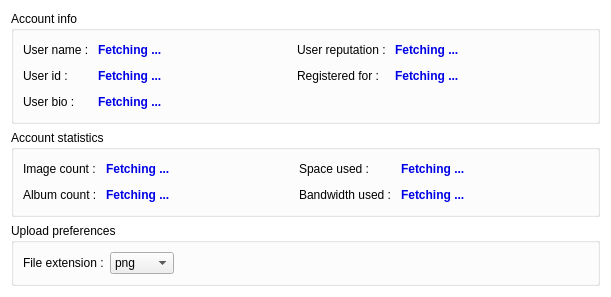
<?xml version="1.0" encoding="UTF-8"?>
<ui version="4.0">
 <class>mainWindow</class>
 <widget class="QWidget" name="mainWindow">
  <property name="geometry">
   <rect>
    <x>0</x>
    <y>0</y>
    <width>611</width>
    <height>293</height>
   </rect>
  </property>
  <property name="windowTitle">
   <string>Plug-in Imgur : Config</string>
  </property>
  <property name="styleSheet">
   <string notr="true">.QWidget {
	background-color: rgb(255, 255, 255);
}</string>
  </property>
  <layout class="QVBoxLayout" name="verticalLayout">
   <item>
    <widget class="QGroupBox" name="groupBox">
     <property name="title">
      <string>Account info</string>
     </property>
     <layout class="QGridLayout" name="gridLayout_2">
      <item row="0" column="0">
       <widget class="QLabel" name="label">
        <property name="text">
         <string>User name : </string>
        </property>
       </widget>
      </item>
      <item row="0" column="1">
       <widget class="QLabel" name="userName">
        <property name="palette">
         <palette>
          <active>
           <colorrole role="WindowText">
            <brush brushstyle="SolidPattern">
             <color alpha="255">
              <red>0</red>
              <green>0</green>
              <blue>230</blue>
             </color>
            </brush>
           </colorrole>
          </active>
          <inactive>
           <colorrole role="WindowText">
            <brush brushstyle="SolidPattern">
             <color alpha="255">
              <red>0</red>
              <green>0</green>
              <blue>230</blue>
             </color>
            </brush>
           </colorrole>
          </inactive>
          <disabled>
           <colorrole role="WindowText">
            <brush brushstyle="SolidPattern">
             <color alpha="255">
              <red>120</red>
              <green>120</green>
              <blue>120</blue>
             </color>
            </brush>
           </colorrole>
          </disabled>
         </palette>
        </property>
        <property name="font">
         <font>
          <weight>75</weight>
          <bold>true</bold>
         </font>
        </property>
        <property name="text">
         <string>Fetching ...</string>
        </property>
       </widget>
      </item>
      <item row="0" column="2">
       <spacer name="horizontalSpacer_2">
        <property name="orientation">
         <enum>Qt::Horizontal</enum>
        </property>
        <property name="sizeHint" stdset="0">
         <size>
          <width>111</width>
          <height>20</height>
         </size>
        </property>
       </spacer>
      </item>
      <item row="0" column="3">
       <widget class="QLabel" name="label_5">
        <property name="text">
         <string>User reputation : </string>
        </property>
       </widget>
      </item>
      <item row="0" column="4">
       <widget class="QLabel" name="userRep">
        <property name="palette">
         <palette>
          <active>
           <colorrole role="WindowText">
            <brush brushstyle="SolidPattern">
             <color alpha="255">
              <red>0</red>
              <green>0</green>
              <blue>230</blue>
             </color>
            </brush>
           </colorrole>
          </active>
          <inactive>
           <colorrole role="WindowText">
            <brush brushstyle="SolidPattern">
             <color alpha="255">
              <red>0</red>
              <green>0</green>
              <blue>230</blue>
             </color>
            </brush>
           </colorrole>
          </inactive>
          <disabled>
           <colorrole role="WindowText">
            <brush brushstyle="SolidPattern">
             <color alpha="255">
              <red>120</red>
              <green>120</green>
              <blue>120</blue>
             </color>
            </brush>
           </colorrole>
          </disabled>
         </palette>
        </property>
        <property name="font">
         <font>
          <weight>75</weight>
          <bold>true</bold>
         </font>
        </property>
        <property name="text">
         <string>Fetching ...</string>
        </property>
       </widget>
      </item>
      <item row="0" column="5">
       <spacer name="horizontalSpacer_5">
        <property name="orientation">
         <enum>Qt::Horizontal</enum>
        </property>
        <property name="sizeHint" stdset="0">
         <size>
          <width>73</width>
          <height>20</height>
         </size>
        </property>
       </spacer>
      </item>
      <item row="1" column="0">
       <widget class="QLabel" name="label_2">
        <property name="text">
         <string>User id : </string>
        </property>
       </widget>
      </item>
      <item row="1" column="1">
       <widget class="QLabel" name="userId">
        <property name="palette">
         <palette>
          <active>
           <colorrole role="WindowText">
            <brush brushstyle="SolidPattern">
             <color alpha="255">
              <red>0</red>
              <green>0</green>
              <blue>230</blue>
             </color>
            </brush>
           </colorrole>
          </active>
          <inactive>
           <colorrole role="WindowText">
            <brush brushstyle="SolidPattern">
             <color alpha="255">
              <red>0</red>
              <green>0</green>
              <blue>230</blue>
             </color>
            </brush>
           </colorrole>
          </inactive>
          <disabled>
           <colorrole role="WindowText">
            <brush brushstyle="SolidPattern">
             <color alpha="255">
              <red>120</red>
              <green>120</green>
              <blue>120</blue>
             </color>
            </brush>
           </colorrole>
          </disabled>
         </palette>
        </property>
        <property name="font">
         <font>
          <weight>75</weight>
          <bold>true</bold>
         </font>
        </property>
        <property name="text">
         <string>Fetching ...</string>
        </property>
       </widget>
      </item>
      <item row="1" column="2">
       <spacer name="horizontalSpacer_3">
        <property name="orientation">
         <enum>Qt::Horizontal</enum>
        </property>
        <property name="sizeHint" stdset="0">
         <size>
          <width>111</width>
          <height>20</height>
         </size>
        </property>
       </spacer>
      </item>
      <item row="1" column="3">
       <widget class="QLabel" name="label_6">
        <property name="text">
         <string>Registered for : </string>
        </property>
       </widget>
      </item>
      <item row="1" column="4">
       <widget class="QLabel" name="userAge">
        <property name="palette">
         <palette>
          <active>
           <colorrole role="WindowText">
            <brush brushstyle="SolidPattern">
             <color alpha="255">
              <red>0</red>
              <green>0</green>
              <blue>230</blue>
             </color>
            </brush>
           </colorrole>
          </active>
          <inactive>
           <colorrole role="WindowText">
            <brush brushstyle="SolidPattern">
             <color alpha="255">
              <red>0</red>
              <green>0</green>
              <blue>230</blue>
             </color>
            </brush>
           </colorrole>
          </inactive>
          <disabled>
           <colorrole role="WindowText">
            <brush brushstyle="SolidPattern">
             <color alpha="255">
              <red>120</red>
              <green>120</green>
              <blue>120</blue>
             </color>
            </brush>
           </colorrole>
          </disabled>
         </palette>
        </property>
        <property name="font">
         <font>
          <weight>75</weight>
          <bold>true</bold>
         </font>
        </property>
        <property name="text">
         <string>Fetching ...</string>
        </property>
       </widget>
      </item>
      <item row="1" column="5">
       <spacer name="horizontalSpacer_6">
        <property name="orientation">
         <enum>Qt::Horizontal</enum>
        </property>
        <property name="sizeHint" stdset="0">
         <size>
          <width>111</width>
          <height>20</height>
         </size>
        </property>
       </spacer>
      </item>
      <item row="2" column="0">
       <widget class="QLabel" name="label_3">
        <property name="text">
         <string>User bio : </string>
        </property>
       </widget>
      </item>
      <item row="2" column="1">
       <widget class="QLabel" name="userBio">
        <property name="palette">
         <palette>
          <active>
           <colorrole role="WindowText">
            <brush brushstyle="SolidPattern">
             <color alpha="255">
              <red>0</red>
              <green>0</green>
              <blue>230</blue>
             </color>
            </brush>
           </colorrole>
          </active>
          <inactive>
           <colorrole role="WindowText">
            <brush brushstyle="SolidPattern">
             <color alpha="255">
              <red>0</red>
              <green>0</green>
              <blue>230</blue>
             </color>
            </brush>
           </colorrole>
          </inactive>
          <disabled>
           <colorrole role="WindowText">
            <brush brushstyle="SolidPattern">
             <color alpha="255">
              <red>120</red>
              <green>120</green>
              <blue>120</blue>
             </color>
            </brush>
           </colorrole>
          </disabled>
         </palette>
        </property>
        <property name="font">
         <font>
          <weight>75</weight>
          <bold>true</bold>
         </font>
        </property>
        <property name="text">
         <string>Fetching ...</string>
        </property>
       </widget>
      </item>
      <item row="2" column="2">
       <spacer name="horizontalSpacer_4">
        <property name="orientation">
         <enum>Qt::Horizontal</enum>
        </property>
        <property name="sizeHint" stdset="0">
         <size>
          <width>111</width>
          <height>20</height>
         </size>
        </property>
       </spacer>
      </item>
     </layout>
    </widget>
   </item>
   <item>
    <widget class="QGroupBox" name="groupBox_3">
     <property name="title">
      <string>Account statistics</string>
     </property>
     <layout class="QGridLayout" name="gridLayout_3">
      <item row="0" column="2">
       <spacer name="horizontalSpacer_7">
        <property name="orientation">
         <enum>Qt::Horizontal</enum>
        </property>
        <property name="sizeHint" stdset="0">
         <size>
          <width>111</width>
          <height>20</height>
         </size>
        </property>
       </spacer>
      </item>
      <item row="0" column="1">
       <widget class="QLabel" name="imageCount">
        <property name="palette">
         <palette>
          <active>
           <colorrole role="WindowText">
            <brush brushstyle="SolidPattern">
             <color alpha="255">
              <red>0</red>
              <green>0</green>
              <blue>230</blue>
             </color>
            </brush>
           </colorrole>
          </active>
          <inactive>
           <colorrole role="WindowText">
            <brush brushstyle="SolidPattern">
             <color alpha="255">
              <red>0</red>
              <green>0</green>
              <blue>230</blue>
             </color>
            </brush>
           </colorrole>
          </inactive>
          <disabled>
           <colorrole role="WindowText">
            <brush brushstyle="SolidPattern">
             <color alpha="255">
              <red>120</red>
              <green>120</green>
              <blue>120</blue>
             </color>
            </brush>
           </colorrole>
          </disabled>
         </palette>
        </property>
        <property name="font">
         <font>
          <weight>75</weight>
          <bold>true</bold>
         </font>
        </property>
        <property name="text">
         <string>Fetching ...</string>
        </property>
       </widget>
      </item>
      <item row="0" column="0">
       <widget class="QLabel" name="label_7">
        <property name="text">
         <string>Image count : </string>
        </property>
       </widget>
      </item>
      <item row="0" column="3">
       <widget class="QLabel" name="label_8">
        <property name="text">
         <string>Space used : </string>
        </property>
       </widget>
      </item>
      <item row="0" column="4">
       <widget class="QLabel" name="diskSpace">
        <property name="palette">
         <palette>
          <active>
           <colorrole role="WindowText">
            <brush brushstyle="SolidPattern">
             <color alpha="255">
              <red>0</red>
              <green>0</green>
              <blue>230</blue>
             </color>
            </brush>
           </colorrole>
          </active>
          <inactive>
           <colorrole role="WindowText">
            <brush brushstyle="SolidPattern">
             <color alpha="255">
              <red>0</red>
              <green>0</green>
              <blue>230</blue>
             </color>
            </brush>
           </colorrole>
          </inactive>
          <disabled>
           <colorrole role="WindowText">
            <brush brushstyle="SolidPattern">
             <color alpha="255">
              <red>120</red>
              <green>120</green>
              <blue>120</blue>
             </color>
            </brush>
           </colorrole>
          </disabled>
         </palette>
        </property>
        <property name="font">
         <font>
          <weight>75</weight>
          <bold>true</bold>
         </font>
        </property>
        <property name="text">
         <string>Fetching ...</string>
        </property>
       </widget>
      </item>
      <item row="0" column="5">
       <spacer name="horizontalSpacer_8">
        <property name="orientation">
         <enum>Qt::Horizontal</enum>
        </property>
        <property name="sizeHint" stdset="0">
         <size>
          <width>73</width>
          <height>20</height>
         </size>
        </property>
       </spacer>
      </item>
      <item row="1" column="0">
       <widget class="QLabel" name="label_9">
        <property name="text">
         <string>Album count : </string>
        </property>
       </widget>
      </item>
      <item row="1" column="1">
       <widget class="QLabel" name="albumCount">
        <property name="palette">
         <palette>
          <active>
           <colorrole role="WindowText">
            <brush brushstyle="SolidPattern">
             <color alpha="255">
              <red>0</red>
              <green>0</green>
              <blue>230</blue>
             </color>
            </brush>
           </colorrole>
          </active>
          <inactive>
           <colorrole role="WindowText">
            <brush brushstyle="SolidPattern">
             <color alpha="255">
              <red>0</red>
              <green>0</green>
              <blue>230</blue>
             </color>
            </brush>
           </colorrole>
          </inactive>
          <disabled>
           <colorrole role="WindowText">
            <brush brushstyle="SolidPattern">
             <color alpha="255">
              <red>120</red>
              <green>120</green>
              <blue>120</blue>
             </color>
            </brush>
           </colorrole>
          </disabled>
         </palette>
        </property>
        <property name="font">
         <font>
          <weight>75</weight>
          <bold>true</bold>
         </font>
        </property>
        <property name="text">
         <string>Fetching ...</string>
        </property>
       </widget>
      </item>
      <item row="1" column="2">
       <spacer name="horizontalSpacer_9">
        <property name="orientation">
         <enum>Qt::Horizontal</enum>
        </property>
        <property name="sizeHint" stdset="0">
         <size>
          <width>111</width>
          <height>20</height>
         </size>
        </property>
       </spacer>
      </item>
      <item row="1" column="4">
       <widget class="QLabel" name="bandwidth">
        <property name="palette">
         <palette>
          <active>
           <colorrole role="WindowText">
            <brush brushstyle="SolidPattern">
             <color alpha="255">
              <red>0</red>
              <green>0</green>
              <blue>230</blue>
             </color>
            </brush>
           </colorrole>
          </active>
          <inactive>
           <colorrole role="WindowText">
            <brush brushstyle="SolidPattern">
             <color alpha="255">
              <red>0</red>
              <green>0</green>
              <blue>230</blue>
             </color>
            </brush>
           </colorrole>
          </inactive>
          <disabled>
           <colorrole role="WindowText">
            <brush brushstyle="SolidPattern">
             <color alpha="255">
              <red>120</red>
              <green>120</green>
              <blue>120</blue>
             </color>
            </brush>
           </colorrole>
          </disabled>
         </palette>
        </property>
        <property name="font">
         <font>
          <weight>75</weight>
          <bold>true</bold>
         </font>
        </property>
        <property name="text">
         <string>Fetching ...</string>
        </property>
       </widget>
      </item>
      <item row="1" column="5">
       <spacer name="horizontalSpacer_11">
        <property name="orientation">
         <enum>Qt::Horizontal</enum>
        </property>
        <property name="sizeHint" stdset="0">
         <size>
          <width>111</width>
          <height>20</height>
         </size>
        </property>
       </spacer>
      </item>
      <item row="1" column="3">
       <widget class="QLabel" name="label_11">
        <property name="text">
         <string>Bandwidth used : </string>
        </property>
       </widget>
      </item>
     </layout>
    </widget>
   </item>
   <item>
    <widget class="QGroupBox" name="groupBox_2">
     <property name="title">
      <string>Upload preferences</string>
     </property>
     <layout class="QGridLayout" name="gridLayout">
      <item row="0" column="0">
       <widget class="QLabel" name="label_4">
        <property name="text">
         <string>File extension :</string>
        </property>
       </widget>
      </item>
      <item row="0" column="1">
       <widget class="QComboBox" name="fileExtension">
        <property name="currentIndex">
         <number>0</number>
        </property>
        <item>
         <property name="text">
          <string>png</string>
         </property>
        </item>
        <item>
         <property name="text">
          <string>jpg</string>
         </property>
        </item>
        <item>
         <property name="text">
          <string>bmp</string>
         </property>
        </item>
        <item>
         <property name="text">
          <string>ico</string>
         </property>
        </item>
        <item>
         <property name="text">
          <string>pbm</string>
         </property>
        </item>
        <item>
         <property name="text">
          <string>pgm</string>
         </property>
        </item>
        <item>
         <property name="text">
          <string>tif</string>
         </property>
        </item>
        <item>
         <property name="text">
          <string>wbmp</string>
         </property>
        </item>
        <item>
         <property name="text">
          <string>xbm</string>
         </property>
        </item>
        <item>
         <property name="text">
          <string>xpm</string>
         </property>
        </item>
       </widget>
      </item>
      <item row="0" column="2">
       <spacer name="horizontalSpacer">
        <property name="orientation">
         <enum>Qt::Horizontal</enum>
        </property>
        <property name="sizeHint" stdset="0">
         <size>
          <width>40</width>
          <height>20</height>
         </size>
        </property>
       </spacer>
      </item>
     </layout>
    </widget>
   </item>
  </layout>
 </widget>
 <resources/>
 <connections/>
</ui>
